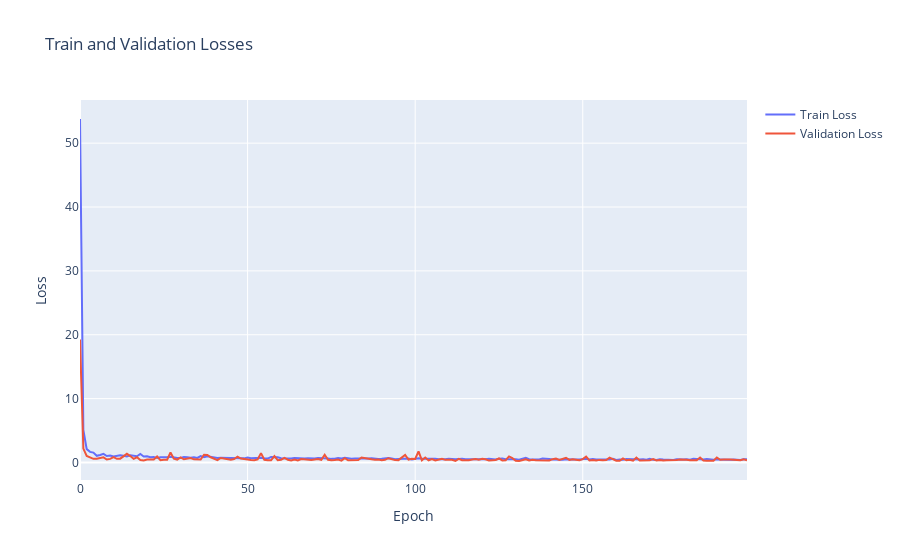

Here is the notebook cell this chart was saved with:
### Markdown cell above
# Plotting the loss

### Code cell
def get_losses(run_dir):
    if run_dir.is_dir():
        # Read the progress.csv file to get the validation losses
        progress_file = run_dir / "progress.csv"
        if progress_file.exists():
            return pd.read_csv(progress_file)[['train_loss', 'val_loss']]

def plot_losses(losses):
    fig = go.Figure()

    fig.add_trace(go.Scatter(y=losses['train_loss'], mode='lines', name='Train Loss'))
    fig.add_trace(go.Scatter(y=losses['val_loss'], mode='lines', name='Validation Loss'))

    fig.update_layout(title='Train and Validation Losses', xaxis_title='Epoch', yaxis_title='Loss')

    fig.show()

for model_dir in model_dirs:
    best_checkpoints = find_best_checkpoints(model_dir, num_best=1)
    for i, (checkpoint, val_loss, params) in enumerate(best_checkpoints):
        # Access run_dir from checkpoint_path
        run_dir = checkpoint.parents[1]
        losses = get_losses(run_dir)
        plot_losses(losses)
    break

### Figure 1 — Plotly figure (JSON) as saved in the notebook; plotly's stock layout.template omitted (floating-point values rounded to 4 significant figures; data arrays with more than 128 entries replaced by an {"elided": "..."} marker saying what was removed)
{"data": [{"mode": "lines", "name": "Train Loss", "type": "scatter", "y": {"elided": "200 float values"}}, {"mode": "lines", "name": "Validation Loss", "type": "scatter", "y": {"elided": "200 float values"}}], "layout": {"title": {"text": "Train and Validation Losses"}, "xaxis": {"title": {"text": "Epoch"}}, "yaxis": {"title": {"text": "Loss"}}}}
